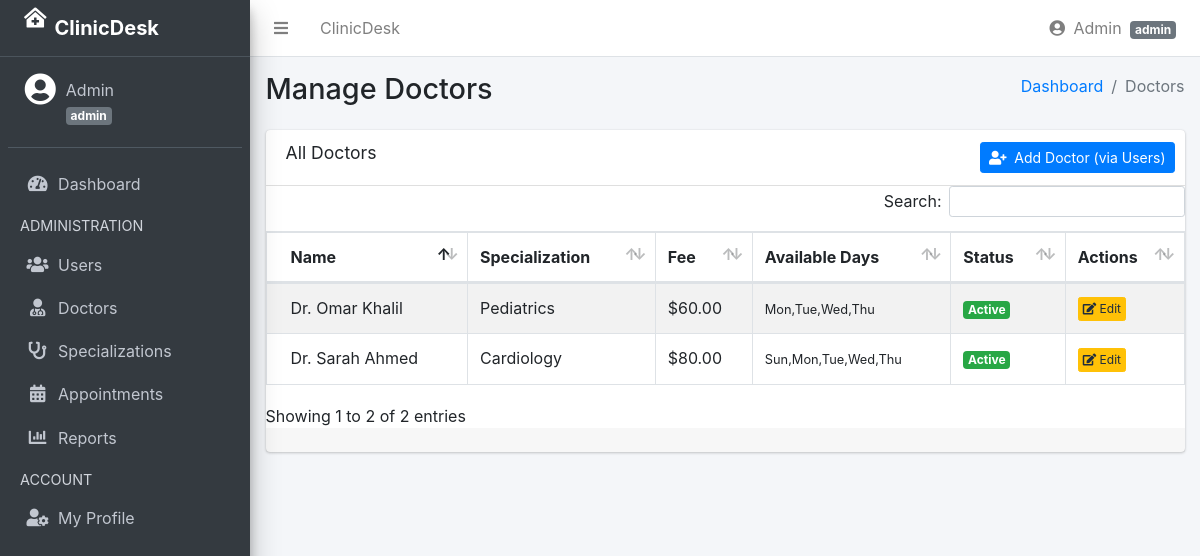
Page /index.php?page=doctors (signed in) on the committed database.
### tables this page shows
CREATE TABLE IF NOT EXISTS doctors (
    id                INT UNSIGNED AUTO_INCREMENT PRIMARY KEY,
    user_id           INT UNSIGNED NOT NULL UNIQUE,
    specialization_id INT UNSIGNED NOT NULL,
    bio               TEXT          DEFAULT NULL,
    consultation_fee  DECIMAL(8,2)  NOT NULL DEFAULT 0.00,
    available_days    VARCHAR(50)   NOT NULL DEFAULT 'Sun,Mon,Tue,Wed,Thu',
    FOREIGN KEY (user_id)           REFERENCES users(id)           ON DELETE CASCADE,
    FOREIGN KEY (specialization_id) REFERENCES specializations(id) ON DELETE RESTRICT
);

CREATE TABLE IF NOT EXISTS users (
    id         INT UNSIGNED AUTO_INCREMENT PRIMARY KEY,
    name       VARCHAR(120)  NOT NULL,
    email      VARCHAR(180)  NOT NULL UNIQUE,
    password   VARCHAR(255)  NOT NULL,
    role       ENUM('admin','doctor','patient') NOT NULL DEFAULT 'patient',
    phone      VARCHAR(20)   DEFAULT NULL,
    avatar     VARCHAR(255)  DEFAULT NULL,
    is_active  TINYINT(1)    NOT NULL DEFAULT 1,
    created_at TIMESTAMP     NOT NULL DEFAULT CURRENT_TIMESTAMP
);

CREATE TABLE IF NOT EXISTS specializations (
    id   INT UNSIGNED AUTO_INCREMENT PRIMARY KEY,
    name VARCHAR(100) NOT NULL UNIQUE
);

### controllers/DoctorController.php (called while the page is built, shortened)
<?php
require_once __DIR__ . '/../core/helpers.php';
require_once __DIR__ . '/../models/DoctorModel.php';
class DoctorController {
    public function index(): void {
        $model = new DoctorModel();
        $page  = max(1, (int) ($_GET['p'] ?? 1));
        $doctors = $model->getAllPaginated($page);
        require_once __DIR__ . '/../views/doctors/index.php';
    }
}

### index.php (called while the page is built, shortened)
<?php
require_once __DIR__ . '/config/database.php';
require_once __DIR__ . '/core/Database.php';
require_once __DIR__ . '/core/helpers.php';
$action = $_GET['action'] ?? 'index';
$controller = new $controllerClass();
$actionMap = [
    'login'         => 'login',
    'login_post'    => 'handleLogin',
    'logout'        => 'handleLogout',
    'index'         => 'index',
    'create'        => 'create',
    'store'         => 'store',
    'edit'          => 'edit',
    'update'        => 'update',
    'toggle_active' => 'toggleActive',
    'profile'       => 'profile',
    'update_profile'=> 'updateProfile',
    'specializations'       => 'specializations',
    'add_specialization'    => 'addSpecialization',
    'delete_specialization' => 'deleteSpecialization',
    'book'          => 'book',
    'view'          => 'view',
    'update_status' => 'updateStatus',
    'cancel'        => 'cancel',
    'add'           => 'add',
    'download'      => 'download',
];
if ($action === '' || $action === 'index') {
    $method = 'index';
} else {
    $method = $actionMap[$action] ?? null;
}
try {
    $controller->$method();
} catch (RuntimeException $e) {
    error_log('Runtime error: ' . $e->getMessage());
    echo '<div style="background:#f8d7da;color:#721c24;padding:20px;font-family:sans-serif">
        <h3>Something went wrong</h3>
        <p>Please try again or contact the administrator.</p>
      </div>';
}

### core/helpers.php (called while the page is built, shortened)
<?php
function e(string $value): string {
    return htmlspecialchars($value, ENT_QUOTES, 'UTF-8');
}
function url(string $page, string $action = '', array $extra = []): string {
    $params = ['page' => $page];
    if ($action !== '') $params['action'] = $action;
    $params = array_merge($params, $extra);
    return BASE_URL . '/index.php?' . http_build_query($params);
}

### core/Database.php (called while the page is built, shortened)
<?php
class Database {
    private static ?Database $instance = null;
    private mysqli $conn;
    private function __construct() {
        $this->conn = new mysqli(DB_HOST, DB_USER, DB_PASS, DB_NAME);
        $this->conn->set_charset(DB_CHARSET);
    }
    public static function getInstance(): Database {
        if (self::$instance === null) {
            self::$instance = new Database();
        }
        return self::$instance;
    }
    public function query(string $sql, string $types = '', array $params = []): mixed {
        $stmt = $this->conn->prepare($sql);
        if ($types !== '' && count($params) > 0) {
            $stmt->bind_param($types, ...$params);
        }
        $stmt->execute();
        $result = $stmt->get_result();
        if ($result instanceof mysqli_result) {
            return $result;
        }
        return $stmt->affected_rows >= 0;
    }
}

### models/DoctorModel.php (called while the page is built, shortened)
<?php
require_once __DIR__ . '/BaseModel.php';
class DoctorModel extends BaseModel {
    public function getAllPaginated(int $page): array {
        $perPage = ITEMS_PER_PAGE;
        $offset  = ($page - 1) * $perPage;
        $result  = $this->execute(
            'SELECT d.*, u.name, u.email, u.is_active, s.name AS specialization_name
             FROM doctors d
             JOIN users u ON u.id = d.user_id
             JOIN specializations s ON s.id = d.specialization_id
             ORDER BY u.name LIMIT ? OFFSET ?',
            'ii',
            [$perPage, $offset]
        );
        return $this->fetchAll($result);
    }
}

### models/BaseModel.php (called while the page is built, shortened)
<?php
require_once __DIR__ . '/../core/Database.php';
abstract class BaseModel {
    protected Database $db;
    public function __construct() {
        $this->db = Database::getInstance();
    }
    protected function execute(string $sql, string $types = '', array $params = []): mixed {
        return $this->db->query($sql, $types, $params);
    }
    protected function fetchAll(mixed $result): array {
        $rows = [];
        while ($row = $result->fetch_assoc()) {
            $rows[] = $row;
        }
        return $rows;
    }
}

### views/doctors/index.php (the view, shortened to what this page needs)
<?php
require_once __DIR__ . '/../../core/helpers.php';
require_once __DIR__ . '/../../views/partials/header.php';
require_once __DIR__ . '/../../views/partials/navbar.php';
require_once __DIR__ . '/../../views/partials/sidebar.php';
?>
<div class="content-wrapper">
    <div class="content-header">
        <div class="container-fluid">
            <div class="row mb-2">
                <div class="col-sm-6"><h1>Manage Doctors</h1></div>
                <div class="col-sm-6">
                    <ol class="breadcrumb float-sm-right">
                        <li class="breadcrumb-item"><a href="<?= url('dashboard') ?>">Dashboard</a></li>
                        <li class="breadcrumb-item active">Doctors</li>
                    </ol>
                </div>
            </div>
        </div>
    </div>
    <section class="content">
        <div class="container-fluid">
            <div class="card">
                <div class="card-header">
                    <h3 class="card-title">All Doctors</h3>
                    <div class="card-tools">
                        <a href="<?= url('users','create') ?>" class="btn btn-primary btn-sm">
                            <i class="fas fa-user-plus mr-1"></i> Add Doctor (via Users)
                        </a>
                    </div>
                </div>
                <div class="card-body p-0">
                    <table class="table table-bordered table-striped data-table">
                        <thead>
                            <tr><th>Name</th><th>Specialization</th><th>Fee</th><th>Available Days</th><th>Status</th><th>Actions</th></tr>
                        </thead>
                        <tbody>
                        <?php foreach ($doctors as $d): ?>
                        <tr>
                            <td><?= e($d['name']) ?></td>
                            <td><?= e($d['specialization_name']) ?></td>
                            <td>$<?= number_format($d['consultation_fee'],2) ?></td>
                            <td><small><?= e($d['available_days']) ?></small></td>
                            <td>
                                <?php if ((int)$d['is_active']): ?>
                                    <span class="badge badge-success">Active</span>
                                <?php else: ?>
                                    <span class="badge badge-danger">Inactive</span>
                                <?php endif; ?>
                            </td>
                            <td>
                                <a href="<?= url('doctors','edit',['id'=>$d['id']]) ?>" class="btn btn-xs btn-warning">
                                    <i class="fas fa-edit"></i> Edit
                                </a>
                            </td>
                        </tr>
                        <?php endforeach; ?>
                        </tbody>
                    </table>
                </div>
                <div class="card-footer">
                </div>
            </div>
        </div>
    </section>
</div>
<?php require_once __DIR__ . '/../partials/footer.php'; ?>

### rows in the picture
doctors: user.name "Dr. Omar Khalil", specialization.name "Pediatrics", consultation_fee "60.00", available_days "Mon,Tue,Wed,Thu"
doctors: user.name "Dr. Sarah Ahmed", specialization.name "Cardiology", consultation_fee "80.00", available_days "Sun,Mon,Tue,Wed,Thu"

### other values in the picture
APP_NAME "ClinicDesk"
$currentUser['name'] "Admin"
$role "admin"
$user['name'] "Admin"
